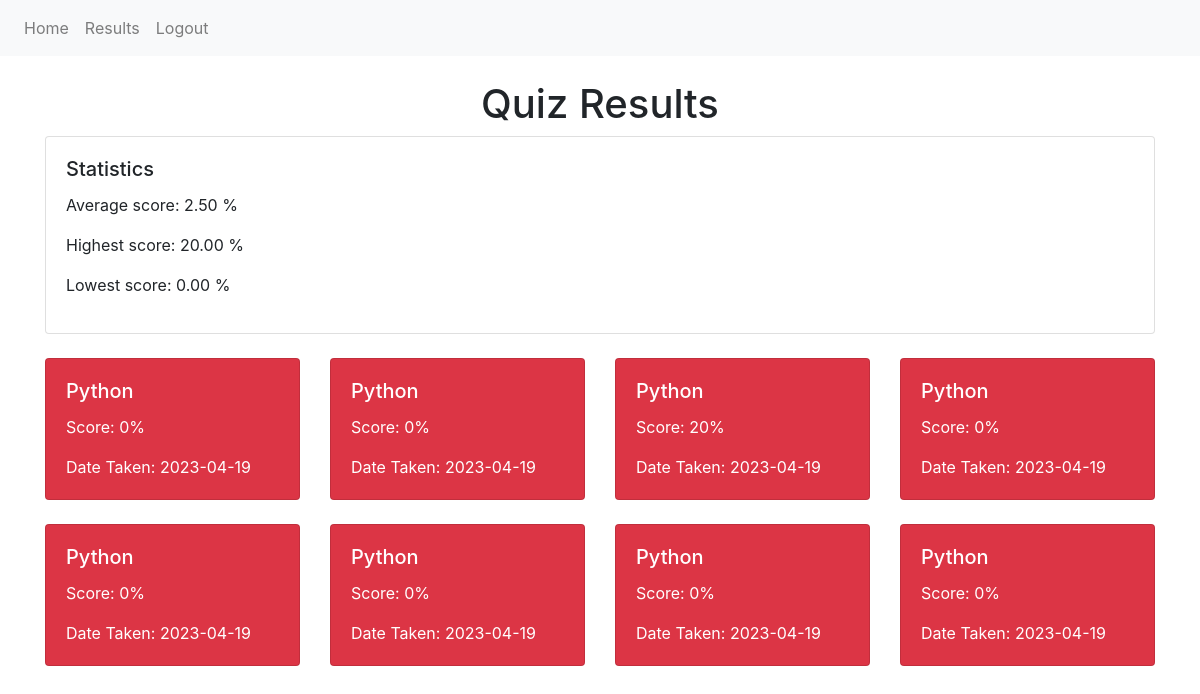
/quiz/quiz/results/ (signed in), run on an earlier commit of the app's database.
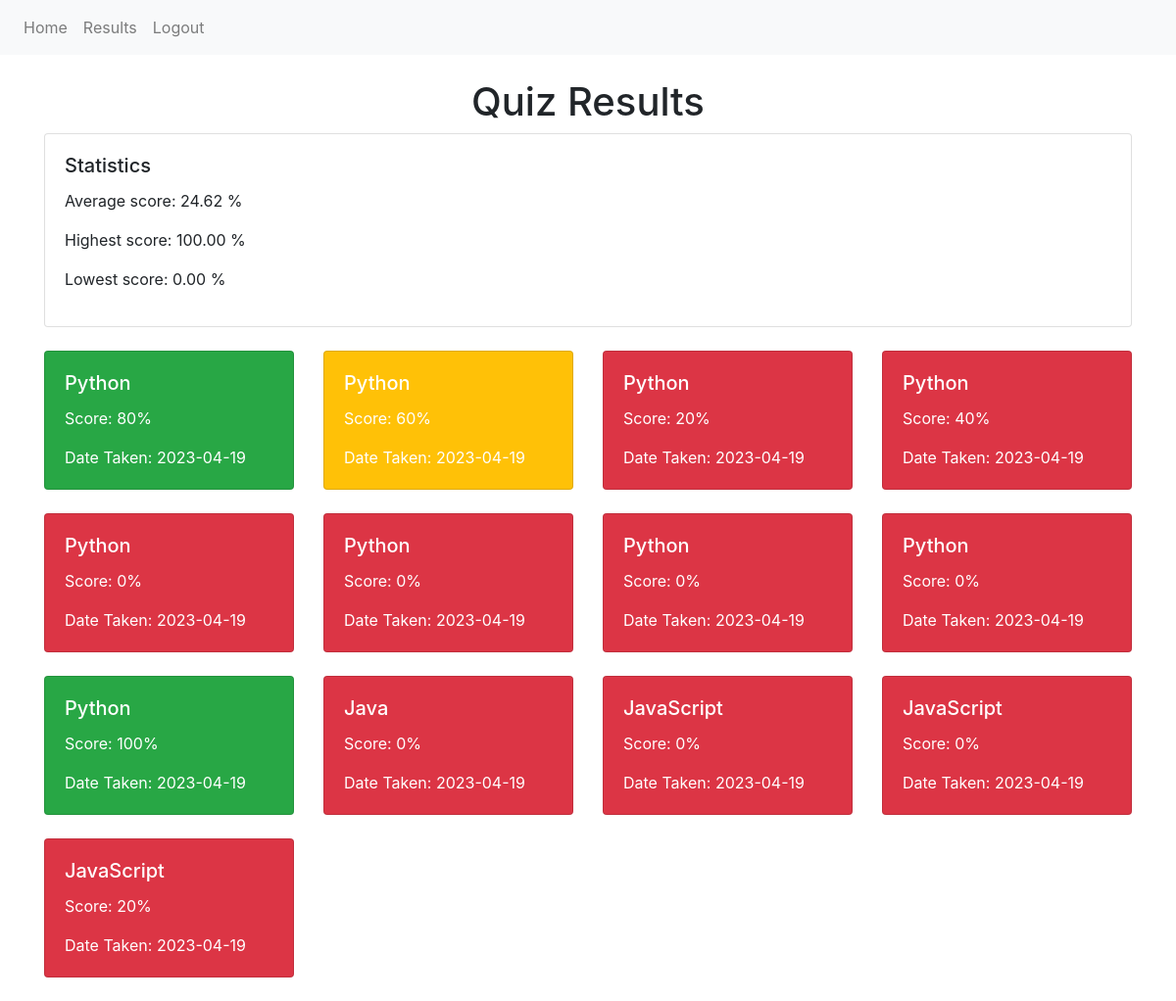
And on a later commit of the database.
### quiz/models.py (models this page shows, shortened)
class QuizResult(models.Model):
    user = models.ForeignKey(User, on_delete=models.CASCADE)
    quiz_category = models.ForeignKey(QuizCategory, on_delete=models.CASCADE)
    score = models.IntegerField(default=0)
    date_taken = models.DateTimeField(auto_now_add=True)

class QuizCategory(models.Model):
    category_name = models.CharField(max_length=50)
    category_id = models.IntegerField()

### quiz/views.py (the view)
# urls.py: path('quiz/results/', quiz_results, name='quiz_results')
@login_required
def quiz_results(request):
    results = QuizResult.objects.filter(user=request.user)
    context = {'results': results}
    avg_score = results.aggregate(Avg('score'))['score__avg']
    highest_score = results.aggregate(Max('score'))['score__max']
    lowest_score = results.aggregate(Min('score'))['score__min']
    if avg_score is not None:
        context['average_score'] =  "{:.2f}".format(avg_score)
    else:
        context['average_score'] = "N/A"
    if highest_score is not None:
        context['highest_score'] = "{:.2f}".format(highest_score)
    else:
        context['highest_score'] = "N/A"
    if lowest_score is not None:
        context['lowest_score'] = "{:.2f}".format(lowest_score)
    else:
        context['lowest_score'] = "N/A"
    return render(request, 'quiz/results.html', context)

### templates/quiz/results.html (shortened to what this page needs)
{% extends 'base.html' %}
{% block content %}
    <div class="text-center">
        <h1>Quiz Results</h1>
    </div>
    {% if results %}
        <div class="card">
            <div class="card-body">
                <h5 class="card-title">Statistics</h5>
                {% if results %}
                    <p>Average score: {{ average_score }} %</p>
                    <p>Highest score: {{ highest_score }} %</p>
                    <p>Lowest score: {{ lowest_score }} %</p>
                {% endif %}
            </div>
        </div>
        <div class="row mt-4">
            {% for result in results %}
                <div class="col-lg-3 col-md-6 col-sm-12 mb-4">
                    <div class="card {% if result.score >= 80 %}bg-success{% elif result.score >= 50 %}bg-warning{% else %}bg-danger{% endif %}">
                        <div class="card-body">
                            <h5 class="card-title text-white">{{ result.quiz_category.category_name }}</h5>
                            <p class="card-text text-white">Score: {{ result.score }}%</p>
                            <p class="card-text text-white">Date Taken: {{ result.date_taken|date:'Y-m-d' }}</p>
                        </div>
                    </div>
                </div>
            {% endfor %}
        </div>
    {% else %}
        <div class="text-center">
            <p>No results found.</p>
        </div>
    {% endif %}
{% endblock %}

What changed in the data, as far as the page shows it:
changed QuizResult (number 1 of 13 on the later page): score "0" → "80"
changed QuizResult (number 2 of 13 on the later page): score "0" → "60"
changed QuizResult (number 4 of 13 on the later page): score "0" → "40"
added QuizResult: quiz_category.category_name "Python", score "100", date_taken "2023-04-19"
added QuizResult: quiz_category.category_name "Java", score "0", date_taken "2023-04-19"
added QuizResult: quiz_category.category_name "JavaScript", score "0", date_taken "2023-04-19"
added QuizResult: quiz_category.category_name "JavaScript", score "0", date_taken "2023-04-19"
added QuizResult: quiz_category.category_name "JavaScript", score "20", date_taken "2023-04-19"
Also different on the page:
{{ average_score }}: "2.50" → "24.62"
{{ highest_score }}: "20.00" → "100.00"
